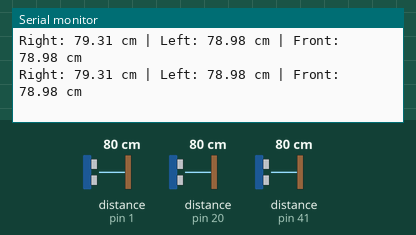
Bench run of a sketch on a simulated Arduino Mega 2560, built with avr-gcc and run on an emulated ATmega2560. Shown: the last lines printed to the serial monitor. Wiring (inferred from the names in the program): 3 × ultrasonic range finder: trigger pin 2, echo pin 1 / trigger pin 21, echo pin 20 / trigger pin 42, echo pin 41. The test bench sets the inputs (shaded band); at power-on: distance to the obstacle (sensors on pin 1, pin 20, pin 41) 80 cm. The echo pulse lasts 58.3 µs per cm.

Above: at 1.3 s.
1.4 s: distance to the obstacle (sensor on pin 1) set to 2 cm
At 2.0 s:
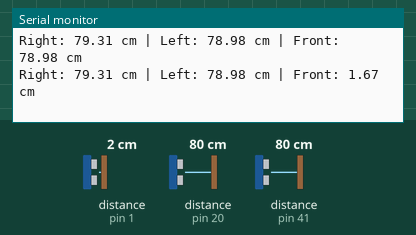
2.9 s: distance to the obstacle (sensor on pin 20) set to 2 cm
At 3.5 s:
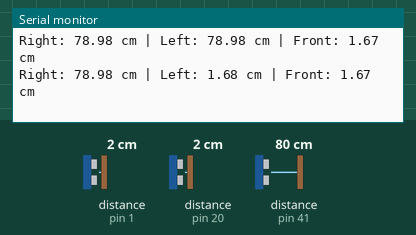
4.4 s: distance to the obstacle (sensor on pin 41) set to 2 cm
At 5.0 s:
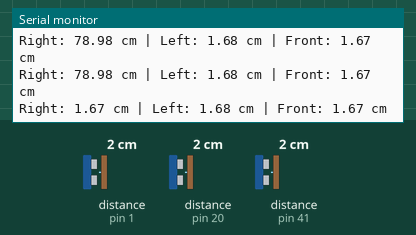
5.9 s: distance to the obstacle (sensor on pin 1) set to 4 cm
At 6.5 s:
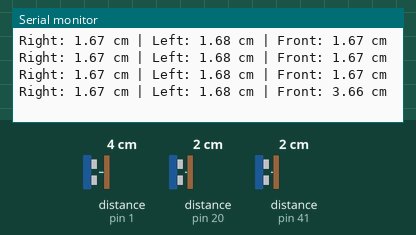
7.4 s: distance to the obstacle (sensor on pin 20) set to 4 cm
At 8.0 s:
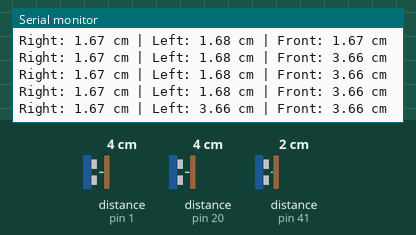
8.9 s: distance to the obstacle (sensor on pin 41) set to 4 cm
At 9.6 s:
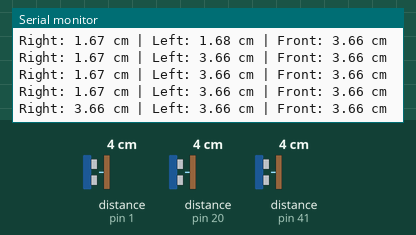
Timing chart, 0 to 11.4 s (numbered marks = the images above; inputs shaded):
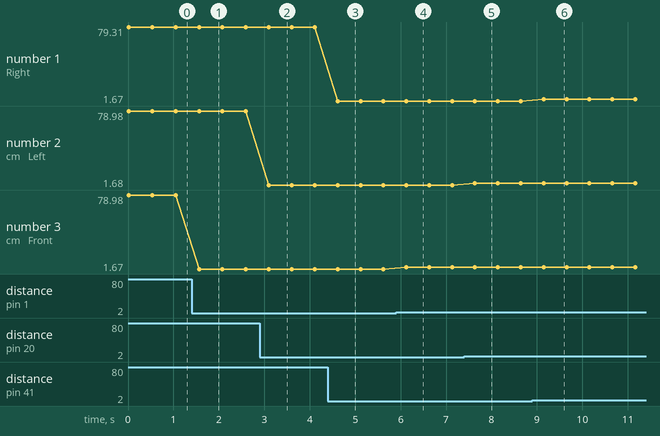

Measured:
- after the input at 1.4 s, the serial monitor: prints a new line after 0.16 s (image 1)
- after the input at 2.9 s, the serial monitor: prints a new line after 0.20 s (image 2)
- after the input at 4.4 s, the serial monitor: prints a new line after 0.22 s (image 3)
- after the input at 5.9 s, the serial monitor: prints a new line after 0.23 s (image 4)
- after the input at 7.4 s, the serial monitor: prints a new line after 0.24 s (image 5)
- after the input at 8.9 s, the serial monitor: prints a new line after 0.25 s (image 6)
- plotted number 2: 78.98 → 1.68 after the input at 2.9 s
- plotted number 3: 78.98 → 1.67 after the input at 1.4 s, 1.67 → 3.66 after the input at 5.9 s

The sketch:

ultrasonictestcode.ino
```cpp
// Define speed of sound in cm/us (half, because we measure round trip)
#define SOUND_SPEED 0.034 / 2

// Right Ultrasonic Sensor pins
#define TRIG_RIGHT 42
#define ECHO_RIGHT 41

// Left Ultrasonic Sensor pins
#define TRIG_LEFT 21
#define ECHO_LEFT 20

// Front Ultrasonic Sensor pins
#define TRIG_FRONT 2
#define ECHO_FRONT 1

// Function to read distance from ultrasonic sensor
float readUltrasonic(int trigPin, int echoPin) {
  digitalWrite(trigPin, LOW);
  delayMicroseconds(2);
  digitalWrite(trigPin, HIGH);
  delayMicroseconds(10);
  digitalWrite(trigPin, LOW);

  long duration = pulseIn(echoPin, HIGH, 30000); // timeout after 30ms (max ~500cm)
  if (duration == 0) return -1;  // No echo received

  float distance = duration * SOUND_SPEED;
  return distance;
}

void setup() {
  Serial.begin(115200);

  // Initialize all ultrasonic pins
  pinMode(TRIG_RIGHT, OUTPUT);
  pinMode(ECHO_RIGHT, INPUT);

  pinMode(TRIG_LEFT, OUTPUT);
  pinMode(ECHO_LEFT, INPUT);

  pinMode(TRIG_FRONT, OUTPUT);
  pinMode(ECHO_FRONT, INPUT);

  Serial.println("Ultrasonic sensor test started");
}

void loop() {
  float right = readUltrasonic(TRIG_RIGHT, ECHO_RIGHT);
  float left = readUltrasonic(TRIG_LEFT, ECHO_LEFT);
  float front = readUltrasonic(TRIG_FRONT, ECHO_FRONT);

  Serial.print("Right: ");
  if (right == -1) Serial.print("No Echo");
  else Serial.print(right, 2);
  Serial.print(" cm | Left: ");
  if (left == -1) Serial.print("No Echo");
  else Serial.print(left, 2);
  Serial.print(" cm | Front: ");
  if (front == -1) Serial.print("No Echo");
  else Serial.print(front, 2);
  Serial.println(" cm");

  delay(500);
}
```
